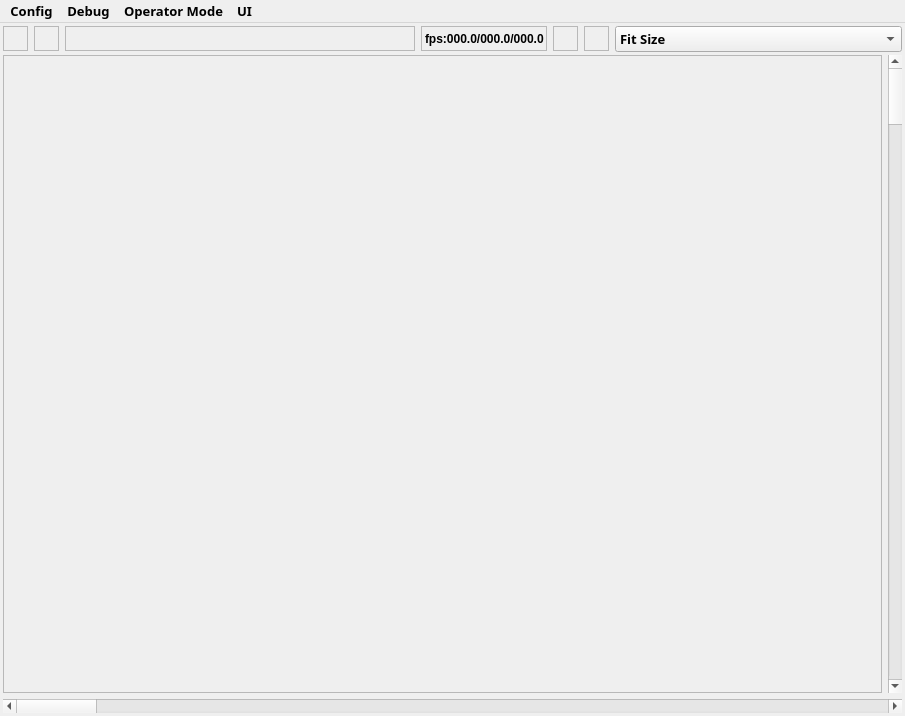
<?xml version="1.0" encoding="UTF-8"?>
<ui version="4.0">
 <class>HisFX3CCMTestClass</class>
 <widget class="QMainWindow" name="HisFX3CCMTestClass">
  <property name="geometry">
   <rect>
    <x>0</x>
    <y>0</y>
    <width>905</width>
    <height>716</height>
   </rect>
  </property>
  <property name="minimumSize">
   <size>
    <width>320</width>
    <height>240</height>
   </size>
  </property>
  <property name="font">
   <font>
    <family>Microsoft Tai Le</family>
    <weight>75</weight>
    <bold>true</bold>
   </font>
  </property>
  <property name="focusPolicy">
   <enum>Qt::StrongFocus</enum>
  </property>
  <property name="contextMenuPolicy">
   <enum>Qt::NoContextMenu</enum>
  </property>
  <property name="windowTitle">
   <string>HisFX3CCMTest</string>
  </property>
  <property name="dockOptions">
   <set>QMainWindow::AllowNestedDocks|QMainWindow::AllowTabbedDocks|QMainWindow::AnimatedDocks</set>
  </property>
  <widget class="QWidget" name="centralWidget">
   <layout class="QVBoxLayout" name="verticalLayout_4">
    <property name="spacing">
     <number>3</number>
    </property>
    <property name="margin">
     <number>3</number>
    </property>
    <item>
     <layout class="QHBoxLayout" name="horizontalLayout">
      <item>
       <widget class="QLabel" name="fx3label">
        <property name="sizePolicy">
         <sizepolicy hsizetype="Fixed" vsizetype="Fixed">
          <horstretch>0</horstretch>
          <verstretch>0</verstretch>
         </sizepolicy>
        </property>
        <property name="minimumSize">
         <size>
          <width>25</width>
          <height>25</height>
         </size>
        </property>
        <property name="maximumSize">
         <size>
          <width>25</width>
          <height>25</height>
         </size>
        </property>
        <property name="contextMenuPolicy">
         <enum>Qt::NoContextMenu</enum>
        </property>
        <property name="frameShape">
         <enum>QFrame::StyledPanel</enum>
        </property>
        <property name="frameShadow">
         <enum>QFrame::Sunken</enum>
        </property>
        <property name="text">
         <string notr="true"/>
        </property>
        <property name="scaledContents">
         <bool>true</bool>
        </property>
        <property name="textInteractionFlags">
         <set>Qt::NoTextInteraction</set>
        </property>
       </widget>
      </item>
      <item>
       <widget class="QLabel" name="slavelabel">
        <property name="sizePolicy">
         <sizepolicy hsizetype="Fixed" vsizetype="Fixed">
          <horstretch>0</horstretch>
          <verstretch>0</verstretch>
         </sizepolicy>
        </property>
        <property name="minimumSize">
         <size>
          <width>25</width>
          <height>25</height>
         </size>
        </property>
        <property name="maximumSize">
         <size>
          <width>25</width>
          <height>25</height>
         </size>
        </property>
        <property name="contextMenuPolicy">
         <enum>Qt::NoContextMenu</enum>
        </property>
        <property name="frameShape">
         <enum>QFrame::StyledPanel</enum>
        </property>
        <property name="frameShadow">
         <enum>QFrame::Sunken</enum>
        </property>
        <property name="text">
         <string notr="true"/>
        </property>
        <property name="scaledContents">
         <bool>true</bool>
        </property>
        <property name="textInteractionFlags">
         <set>Qt::NoTextInteraction</set>
        </property>
       </widget>
      </item>
      <item>
       <widget class="QLabel" name="configlabel">
        <property name="sizePolicy">
         <sizepolicy hsizetype="Expanding" vsizetype="Fixed">
          <horstretch>0</horstretch>
          <verstretch>0</verstretch>
         </sizepolicy>
        </property>
        <property name="minimumSize">
         <size>
          <width>50</width>
          <height>25</height>
         </size>
        </property>
        <property name="maximumSize">
         <size>
          <width>350</width>
          <height>25</height>
         </size>
        </property>
        <property name="font">
         <font>
          <family>Arial</family>
          <pointsize>10</pointsize>
          <weight>75</weight>
          <bold>true</bold>
         </font>
        </property>
        <property name="contextMenuPolicy">
         <enum>Qt::NoContextMenu</enum>
        </property>
        <property name="frameShape">
         <enum>QFrame::StyledPanel</enum>
        </property>
        <property name="frameShadow">
         <enum>QFrame::Sunken</enum>
        </property>
        <property name="lineWidth">
         <number>0</number>
        </property>
        <property name="text">
         <string notr="true"/>
        </property>
        <property name="textFormat">
         <enum>Qt::AutoText</enum>
        </property>
        <property name="scaledContents">
         <bool>true</bool>
        </property>
        <property name="wordWrap">
         <bool>false</bool>
        </property>
        <property name="textInteractionFlags">
         <set>Qt::NoTextInteraction</set>
        </property>
       </widget>
      </item>
      <item>
       <widget class="QLabel" name="fpslabel">
        <property name="sizePolicy">
         <sizepolicy hsizetype="Fixed" vsizetype="Fixed">
          <horstretch>0</horstretch>
          <verstretch>0</verstretch>
         </sizepolicy>
        </property>
        <property name="minimumSize">
         <size>
          <width>126</width>
          <height>25</height>
         </size>
        </property>
        <property name="maximumSize">
         <size>
          <width>126</width>
          <height>25</height>
         </size>
        </property>
        <property name="font">
         <font>
          <family>Arial</family>
          <pointsize>9</pointsize>
         </font>
        </property>
        <property name="contextMenuPolicy">
         <enum>Qt::NoContextMenu</enum>
        </property>
        <property name="frameShape">
         <enum>QFrame::StyledPanel</enum>
        </property>
        <property name="frameShadow">
         <enum>QFrame::Sunken</enum>
        </property>
        <property name="text">
         <string notr="true">fps:000.0/000.0/000.0</string>
        </property>
        <property name="textFormat">
         <enum>Qt::PlainText</enum>
        </property>
        <property name="textInteractionFlags">
         <set>Qt::NoTextInteraction</set>
        </property>
       </widget>
      </item>
      <item>
       <widget class="QLabel" name="COMlabel">
        <property name="sizePolicy">
         <sizepolicy hsizetype="Fixed" vsizetype="Fixed">
          <horstretch>0</horstretch>
          <verstretch>0</verstretch>
         </sizepolicy>
        </property>
        <property name="minimumSize">
         <size>
          <width>25</width>
          <height>25</height>
         </size>
        </property>
        <property name="maximumSize">
         <size>
          <width>25</width>
          <height>25</height>
         </size>
        </property>
        <property name="contextMenuPolicy">
         <enum>Qt::NoContextMenu</enum>
        </property>
        <property name="frameShape">
         <enum>QFrame::StyledPanel</enum>
        </property>
        <property name="frameShadow">
         <enum>QFrame::Sunken</enum>
        </property>
        <property name="text">
         <string notr="true"/>
        </property>
        <property name="scaledContents">
         <bool>true</bool>
        </property>
        <property name="textInteractionFlags">
         <set>Qt::NoTextInteraction</set>
        </property>
       </widget>
      </item>
      <item>
       <widget class="QLabel" name="COM2label">
        <property name="sizePolicy">
         <sizepolicy hsizetype="Fixed" vsizetype="Fixed">
          <horstretch>0</horstretch>
          <verstretch>0</verstretch>
         </sizepolicy>
        </property>
        <property name="minimumSize">
         <size>
          <width>25</width>
          <height>25</height>
         </size>
        </property>
        <property name="maximumSize">
         <size>
          <width>25</width>
          <height>25</height>
         </size>
        </property>
        <property name="contextMenuPolicy">
         <enum>Qt::NoContextMenu</enum>
        </property>
        <property name="frameShape">
         <enum>QFrame::StyledPanel</enum>
        </property>
        <property name="frameShadow">
         <enum>QFrame::Sunken</enum>
        </property>
        <property name="text">
         <string notr="true"/>
        </property>
        <property name="scaledContents">
         <bool>true</bool>
        </property>
        <property name="textInteractionFlags">
         <set>Qt::NoTextInteraction</set>
        </property>
       </widget>
      </item>
      <item>
       <widget class="QComboBox" name="imageshowPolicycomboBox">
        <property name="font">
         <font>
          <pointsize>10</pointsize>
         </font>
        </property>
        <property name="focusPolicy">
         <enum>Qt::NoFocus</enum>
        </property>
        <property name="contextMenuPolicy">
         <enum>Qt::NoContextMenu</enum>
        </property>
        <property name="insertPolicy">
         <enum>QComboBox::NoInsert</enum>
        </property>
        <property name="frame">
         <bool>true</bool>
        </property>
        <item>
         <property name="text">
          <string>Fit Size</string>
         </property>
        </item>
        <item>
         <property name="text">
          <string>Sodoku</string>
         </property>
        </item>
        <item>
         <property name="text">
          <string notr="true">1.0X</string>
         </property>
        </item>
        <item>
         <property name="text">
          <string notr="true">2.0X</string>
         </property>
        </item>
        <item>
         <property name="text">
          <string notr="true">4.0X</string>
         </property>
        </item>
       </widget>
      </item>
     </layout>
    </item>
    <item>
     <layout class="QHBoxLayout" name="horizontalLayout_3">
      <property name="spacing">
       <number>1</number>
      </property>
      <item>
       <layout class="QVBoxLayout" name="verticalLayout_2">
        <property name="spacing">
         <number>1</number>
        </property>
        <item>
         <layout class="QVBoxLayout" name="verticalLayout">
          <item>
           <layout class="QHBoxLayout" name="horizontalLayout_2">
            <item>
             <widget class="QHImageFrame" name="imageframe">
              <property name="frameShape">
               <enum>QFrame::StyledPanel</enum>
              </property>
              <property name="frameShadow">
               <enum>QFrame::Plain</enum>
              </property>
              <property name="lineWidth">
               <number>1</number>
              </property>
              <property name="midLineWidth">
               <number>0</number>
              </property>
             </widget>
            </item>
            <item>
             <widget class="QScrollBar" name="verticalScrollBar">
              <property name="sizePolicy">
               <sizepolicy hsizetype="Fixed" vsizetype="Expanding">
                <horstretch>0</horstretch>
                <verstretch>0</verstretch>
               </sizepolicy>
              </property>
              <property name="minimumSize">
               <size>
                <width>0</width>
                <height>450</height>
               </size>
              </property>
              <property name="maximumSize">
               <size>
                <width>16777215</width>
                <height>10000</height>
               </size>
              </property>
              <property name="orientation">
               <enum>Qt::Vertical</enum>
              </property>
             </widget>
            </item>
           </layout>
          </item>
          <item>
           <widget class="QScrollBar" name="horizontalScrollBar">
            <property name="sizePolicy">
             <sizepolicy hsizetype="Expanding" vsizetype="Fixed">
              <horstretch>0</horstretch>
              <verstretch>0</verstretch>
             </sizepolicy>
            </property>
            <property name="minimumSize">
             <size>
              <width>600</width>
              <height>0</height>
             </size>
            </property>
            <property name="maximumSize">
             <size>
              <width>10000</width>
              <height>16777215</height>
             </size>
            </property>
            <property name="orientation">
             <enum>Qt::Horizontal</enum>
            </property>
           </widget>
          </item>
         </layout>
        </item>
       </layout>
      </item>
     </layout>
    </item>
   </layout>
  </widget>
  <widget class="QMenuBar" name="menuBar">
   <property name="geometry">
    <rect>
     <x>0</x>
     <y>0</y>
     <width>905</width>
     <height>22</height>
    </rect>
   </property>
   <property name="font">
    <font>
     <family>Microsoft Tai Le</family>
     <pointsize>10</pointsize>
     <weight>75</weight>
     <bold>true</bold>
    </font>
   </property>
   <widget class="QMenu" name="menuConfig">
    <property name="title">
     <string>Config</string>
    </property>
    <addaction name="configaction"/>
    <addaction name="separator"/>
   </widget>
   <widget class="QMenu" name="menu_OperatorMode">
    <property name="title">
     <string>Operator Mode</string>
    </property>
    <addaction name="actionManual_Mode_A"/>
   </widget>
   <widget class="QMenu" name="menuUI">
    <property name="title">
     <string>UI</string>
    </property>
    <addaction name="actionShow_Operation_Panel"/>
    <addaction name="actionShow_Info_Panel"/>
    <addaction name="actionShow_Text_Panel"/>
    <addaction name="actionShow_Statis_Panel"/>
    <addaction name="actionShoactionShow_TestItem"/>
   </widget>
   <widget class="QMenu" name="menuDebug">
    <property name="title">
     <string>Debug</string>
    </property>
    <addaction name="actionImage"/>
    <addaction name="separator"/>
    <addaction name="actionBlemish_C_Tuning"/>
    <addaction name="separator"/>
    <addaction name="enableOfflineaction"/>
    <addaction name="actionset_path"/>
    <addaction name="separator"/>
   </widget>
   <addaction name="menuConfig"/>
   <addaction name="menuDebug"/>
   <addaction name="menu_OperatorMode"/>
   <addaction name="menuUI"/>
  </widget>
  <action name="configaction">
   <property name="text">
    <string>Config</string>
   </property>
   <property name="font">
    <font>
     <family>Microsoft Tai Le</family>
     <pointsize>10</pointsize>
     <weight>75</weight>
     <bold>true</bold>
    </font>
   </property>
  </action>
  <action name="operatorbasicinfoaction">
   <property name="text">
    <string>Basic Info</string>
   </property>
   <property name="font">
    <font>
     <family>Microsoft Tai Le</family>
     <weight>75</weight>
     <bold>true</bold>
    </font>
   </property>
  </action>
  <action name="enableconfigaction">
   <property name="text">
    <string>UnLock</string>
   </property>
   <property name="font">
    <font>
     <family>Microsoft Tai Le</family>
     <pointsize>10</pointsize>
     <weight>75</weight>
     <bold>true</bold>
    </font>
   </property>
  </action>
  <action name="disableconfigaction">
   <property name="text">
    <string>Lock</string>
   </property>
   <property name="font">
    <font>
     <family>Microsoft Tai Le</family>
     <pointsize>10</pointsize>
     <weight>75</weight>
     <bold>true</bold>
    </font>
   </property>
  </action>
  <action name="csvManageaction">
   <property name="text">
    <string>Config Manage</string>
   </property>
   <property name="font">
    <font>
     <family>Microsoft Tai Le</family>
     <pointsize>10</pointsize>
     <weight>75</weight>
     <bold>true</bold>
    </font>
   </property>
  </action>
  <action name="showLeftaction">
   <property name="checkable">
    <bool>true</bool>
   </property>
   <property name="checked">
    <bool>true</bool>
   </property>
   <property name="text">
    <string>Show Left</string>
   </property>
   <property name="font">
    <font>
     <family>Microsoft Tai Le</family>
     <pointsize>10</pointsize>
     <weight>75</weight>
     <bold>true</bold>
    </font>
   </property>
  </action>
  <action name="showRightaction">
   <property name="checkable">
    <bool>true</bool>
   </property>
   <property name="checked">
    <bool>true</bool>
   </property>
   <property name="text">
    <string>Show Right</string>
   </property>
   <property name="font">
    <font>
     <family>Microsoft Tai Le</family>
     <weight>75</weight>
     <bold>true</bold>
    </font>
   </property>
  </action>
  <action name="showBottomInfoaction">
   <property name="checkable">
    <bool>true</bool>
   </property>
   <property name="checked">
    <bool>true</bool>
   </property>
   <property name="text">
    <string>Show Bottom</string>
   </property>
   <property name="font">
    <font>
     <family>Microsoft Tai Le</family>
     <weight>75</weight>
     <bold>true</bold>
    </font>
   </property>
  </action>
  <action name="showBottomLineaction">
   <property name="checkable">
    <bool>true</bool>
   </property>
   <property name="checked">
    <bool>true</bool>
   </property>
   <property name="text">
    <string>显示下侧-调试</string>
   </property>
   <property name="font">
    <font>
     <weight>75</weight>
     <bold>true</bold>
    </font>
   </property>
  </action>
  <action name="showItem2EndResultaction">
   <property name="checkable">
    <bool>true</bool>
   </property>
   <property name="checked">
    <bool>true</bool>
   </property>
   <property name="text">
    <string>Result On Right</string>
   </property>
   <property name="font">
    <font>
     <family>Microsoft Tai Le</family>
     <pointsize>10</pointsize>
     <weight>75</weight>
     <bold>true</bold>
    </font>
   </property>
  </action>
  <action name="showEndResult2Imageaction">
   <property name="checkable">
    <bool>true</bool>
   </property>
   <property name="checked">
    <bool>true</bool>
   </property>
   <property name="text">
    <string>Result On Image</string>
   </property>
   <property name="font">
    <font>
     <family>Microsoft Tai Le</family>
     <pointsize>10</pointsize>
     <weight>75</weight>
     <bold>true</bold>
    </font>
   </property>
  </action>
  <action name="enableDebugModeaction">
   <property name="checkable">
    <bool>true</bool>
   </property>
   <property name="text">
    <string>Debug Mode ON</string>
   </property>
   <property name="font">
    <font>
     <family>Microsoft Tai Le</family>
     <pointsize>10</pointsize>
     <weight>75</weight>
     <bold>true</bold>
    </font>
   </property>
  </action>
  <action name="enableOfflineaction">
   <property name="checkable">
    <bool>true</bool>
   </property>
   <property name="text">
    <string>OFFLINE Mode ON</string>
   </property>
   <property name="font">
    <font>
     <family>Microsoft Tai Le</family>
     <pointsize>10</pointsize>
     <weight>75</weight>
     <bold>true</bold>
    </font>
   </property>
  </action>
  <action name="currentCalaction">
   <property name="text">
    <string>Current Self Calibration</string>
   </property>
   <property name="font">
    <font>
     <family>Microsoft Tai Le</family>
     <pointsize>10</pointsize>
     <weight>75</weight>
     <bold>true</bold>
    </font>
   </property>
  </action>
  <action name="OSCalibrationaction">
   <property name="text">
    <string>OS Self Calibration</string>
   </property>
   <property name="font">
    <font>
     <family>Microsoft Tai Le</family>
     <pointsize>10</pointsize>
     <weight>75</weight>
     <bold>true</bold>
    </font>
   </property>
  </action>
  <action name="simpleChineseaction">
   <property name="checkable">
    <bool>true</bool>
   </property>
   <property name="checked">
    <bool>true</bool>
   </property>
   <property name="text">
    <string>simplified Chinese</string>
   </property>
   <property name="font">
    <font>
     <family>Microsoft Tai Le</family>
     <weight>75</weight>
     <bold>true</bold>
    </font>
   </property>
  </action>
  <action name="englishaction">
   <property name="checkable">
    <bool>true</bool>
   </property>
   <property name="text">
    <string>English</string>
   </property>
   <property name="font">
    <font>
     <family>Microsoft Tai Le</family>
     <weight>75</weight>
     <bold>true</bold>
    </font>
   </property>
  </action>
  <action name="actionCoordinate_Convertion">
   <property name="text">
    <string>Coordinate Convertion</string>
   </property>
   <property name="font">
    <font>
     <family>Microsoft Tai Le</family>
     <pointsize>10</pointsize>
     <weight>75</weight>
     <bold>true</bold>
    </font>
   </property>
  </action>
  <action name="actionVersion">
   <property name="text">
    <string>Version</string>
   </property>
   <property name="font">
    <font>
     <family>Microsoft Tai Le</family>
     <pointsize>10</pointsize>
     <weight>75</weight>
     <bold>true</bold>
    </font>
   </property>
  </action>
  <action name="actionChoose_Grabber">
   <property name="text">
    <string>Grabber Config</string>
   </property>
   <property name="font">
    <font>
     <family>Microsoft Tai Le</family>
     <pointsize>10</pointsize>
     <weight>75</weight>
     <bold>true</bold>
    </font>
   </property>
  </action>
  <action name="actionUpdate_FPGA_FW">
   <property name="text">
    <string>Update FPGA FW</string>
   </property>
   <property name="font">
    <font>
     <family>Microsoft Tai Le</family>
     <pointsize>10</pointsize>
     <weight>75</weight>
     <bold>true</bold>
    </font>
   </property>
  </action>
  <action name="actionVoltage_Calibration">
   <property name="text">
    <string>Voltage Calibration</string>
   </property>
   <property name="font">
    <font>
     <family>Microsoft Tai Le</family>
     <pointsize>10</pointsize>
     <weight>75</weight>
     <bold>true</bold>
    </font>
   </property>
  </action>
  <action name="actionChange_Password">
   <property name="text">
    <string>Change Password</string>
   </property>
   <property name="font">
    <font>
     <family>Microsoft Tai Le</family>
     <pointsize>10</pointsize>
     <weight>75</weight>
     <bold>true</bold>
    </font>
   </property>
  </action>
  <action name="actionImage_Show">
   <property name="text">
    <string>Image Show</string>
   </property>
   <property name="font">
    <font>
     <family>Microsoft Tai Le</family>
     <pointsize>10</pointsize>
     <weight>75</weight>
     <bold>true</bold>
    </font>
   </property>
  </action>
  <action name="actionSave_Lock_UI">
   <property name="text">
    <string>Save/Lock UI</string>
   </property>
   <property name="font">
    <font>
     <family>Microsoft Tai Le</family>
     <pointsize>10</pointsize>
     <weight>75</weight>
     <bold>true</bold>
    </font>
   </property>
  </action>
  <action name="actionChoose_OperatorMode">
   <property name="text">
    <string>Choose Operator Mode</string>
   </property>
   <property name="font">
    <font>
     <family>Microsoft Tai Le</family>
     <pointsize>10</pointsize>
     <weight>75</weight>
     <bold>true</bold>
    </font>
   </property>
  </action>
  <action name="actionManual_Mode_A">
   <property name="text">
    <string>Manual Mode-A Config</string>
   </property>
   <property name="font">
    <font>
     <family>Microsoft Tai Le</family>
     <pointsize>10</pointsize>
     <weight>75</weight>
     <bold>true</bold>
    </font>
   </property>
  </action>
  <action name="actionShow_Operation_Panel">
   <property name="text">
    <string>Show Operation Panel</string>
   </property>
   <property name="font">
    <font>
     <family>Microsoft Tai Le</family>
     <pointsize>10</pointsize>
     <weight>75</weight>
     <bold>true</bold>
    </font>
   </property>
  </action>
  <action name="actionShow_Info_Panel">
   <property name="text">
    <string>Show Graph Panel</string>
   </property>
   <property name="font">
    <font>
     <family>Microsoft Tai Le</family>
     <pointsize>10</pointsize>
     <weight>75</weight>
     <bold>true</bold>
    </font>
   </property>
  </action>
  <action name="actionPanel_moveable">
   <property name="checkable">
    <bool>true</bool>
   </property>
   <property name="text">
    <string>Panel Moveable</string>
   </property>
   <property name="font">
    <font>
     <family>Microsoft Tai Le</family>
     <pointsize>10</pointsize>
     <weight>75</weight>
     <bold>true</bold>
    </font>
   </property>
  </action>
  <action name="actionShow_Text_Panel">
   <property name="text">
    <string>Show Text Panel</string>
   </property>
   <property name="font">
    <font>
     <family>Microsoft Tai Le</family>
     <pointsize>10</pointsize>
     <weight>75</weight>
     <bold>true</bold>
    </font>
   </property>
  </action>
  <action name="actionReset_UI_Layout">
   <property name="text">
    <string>Reset UI Layout</string>
   </property>
   <property name="font">
    <font>
     <family>Microsoft Tai Le</family>
     <pointsize>10</pointsize>
     <weight>75</weight>
     <bold>true</bold>
    </font>
   </property>
  </action>
  <action name="actionBlemish_C_Tuning">
   <property name="text">
    <string>Blemish-C Tuning</string>
   </property>
   <property name="font">
    <font>
     <family>Microsoft Tai Le</family>
     <pointsize>10</pointsize>
     <weight>75</weight>
     <bold>true</bold>
    </font>
   </property>
  </action>
  <action name="actionShoactionShow_TestItem">
   <property name="text">
    <string>Show TestItem</string>
   </property>
   <property name="font">
    <font>
     <family>Microsoft Tai Le</family>
     <pointsize>10</pointsize>
     <weight>75</weight>
     <bold>true</bold>
    </font>
   </property>
  </action>
  <action name="actionShow_Statis_Panel">
   <property name="text">
    <string>Show Statis Panel</string>
   </property>
   <property name="font">
    <font>
     <family>Microsoft Tai Le</family>
     <pointsize>10</pointsize>
     <weight>75</weight>
     <bold>true</bold>
    </font>
   </property>
  </action>
  <action name="actionTCP_IPtransmission">
   <property name="text">
    <string>TCP/IP</string>
   </property>
  </action>
  <action name="actionImage">
   <property name="text">
    <string>Image</string>
   </property>
   <property name="font">
    <font>
     <family>Microsoft Tai Le</family>
     <pointsize>10</pointsize>
     <weight>75</weight>
     <bold>true</bold>
    </font>
   </property>
  </action>
  <action name="actionset_path">
   <property name="text">
    <string>SET PATH</string>
   </property>
   <property name="font">
    <font>
     <pointsize>10</pointsize>
     <weight>75</weight>
     <bold>true</bold>
    </font>
   </property>
  </action>
  <action name="actionTest_Exposure_Delay">
   <property name="text">
    <string>Test Exposure Delay</string>
   </property>
   <property name="font">
    <font>
     <family>Microsoft Tai Le</family>
     <pointsize>10</pointsize>
     <weight>75</weight>
     <bold>true</bold>
    </font>
   </property>
  </action>
 </widget>
 <layoutdefault spacing="6" margin="11"/>
 <customwidgets>
  <customwidget>
   <class>QHImageFrame</class>
   <extends>QFrame</extends>
   <header>QHImageFrame.h</header>
   <container>1</container>
  </customwidget>
 </customwidgets>
 <resources>
  <include location="hisfx3ccmtest.qrc"/>
 </resources>
 <connections/>
</ui>
